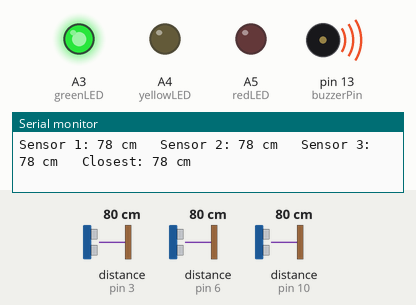
This sketch was run on a simulated Arduino Uno, built with avr-gcc and run on an emulated ATmega328P. On the bench: output pins drawn as LEDs (lit = HIGH), buzzer (waves = sounding), the last lines printed to the serial monitor. Wiring (inferred from the names in the program): 3 × ultrasonic range finder: trigger pin 2, echo pin 3 / trigger pin 5, echo pin 6 / trigger pin 9, echo pin 10. The inputs (shaded band) are chosen by the test bench; at power-on: distance to the obstacle (sensors on pin 3, pin 6, pin 10) 80 cm. The echo pulse lasts 58.3 µs per cm; pins used as bus, display or sensor lines are not drawn.

Above: at 1.57 s.
1.6 s: distance to the obstacle (sensor on pin 3) set to 54 cm
5.1 s: distance to the obstacle (sensor on pin 3) set to 47 cm
At 5.48 s:
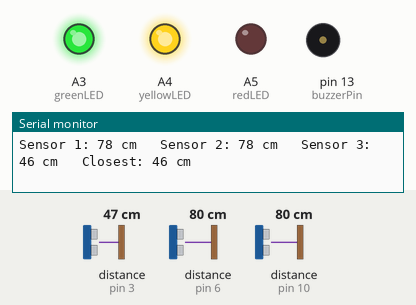
8.6 s: distance to the obstacle (sensor on pin 6) set to 24 cm
12.1 s: distance to the obstacle (sensor on pin 6) set to 20 cm
At 12.26 s:
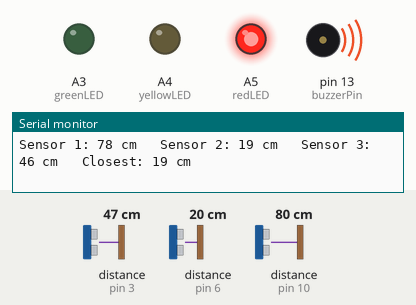
15.6 s: distance to the obstacle (sensor on pin 10) set to 2 cm
Timing chart, 0 to 23.6 s (numbered marks = the images above; inputs shaded):
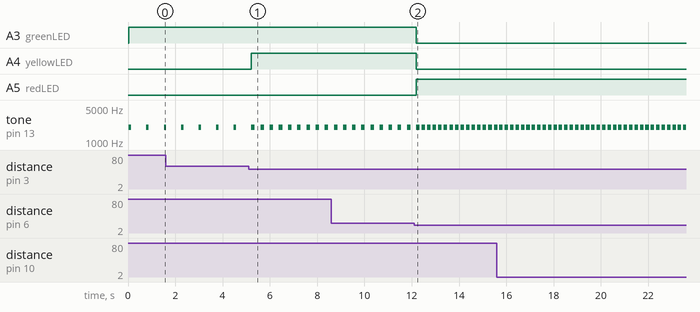

The sketch:

Arduino.ino
```cpp
// =====================================================
// 3 Ultrasonic Sensors + 1 Buzzer + RGB Warning LEDs
// Same buzzer frequency, faster beeping when closer
// =====================================================

// ---------- Ultrasonic Sensor 1 ----------
const int trig1 = 9;
const int echo1 = 10;

// ---------- Ultrasonic Sensor 2 ----------
const int trig2 = 5;
const int echo2 = 6;

// ---------- Ultrasonic Sensor 3 ----------
const int trig3 = 2;
const int echo3 = 3;

// ---------- Buzzer ----------
const int buzzerPin = 13;

// ---------- LEDs ----------
const int redLED = A5;
const int yellowLED = A4;
const int greenLED = A3;

// Same frequency for every distance
const int buzzerFrequency = 2000;

// -----------------------------------------------------
// Read distance from an ultrasonic sensor
// -----------------------------------------------------
long readDistance(int trigPin, int echoPin) {

  digitalWrite(trigPin, LOW);
  delayMicroseconds(2);

  digitalWrite(trigPin, HIGH);
  delayMicroseconds(10);

  digitalWrite(trigPin, LOW);

  // 30 ms timeout prevents the program getting stuck
  long duration = pulseIn(echoPin, HIGH, 30000);

  // No echo received
  if (duration == 0) {
    return 999;
  }

  long distance = duration * 0.034 / 2;

  return distance;
}

// -----------------------------------------------------
// Setup
// -----------------------------------------------------
void setup() {

  pinMode(trig1, OUTPUT);
  pinMode(echo1, INPUT);

  pinMode(trig2, OUTPUT);
  pinMode(echo2, INPUT);

  pinMode(trig3, OUTPUT);
  pinMode(echo3, INPUT);

  pinMode(buzzerPin, OUTPUT);

  pinMode(redLED, OUTPUT);
  pinMode(yellowLED, OUTPUT);
  pinMode(greenLED, OUTPUT);

  Serial.begin(9600);
}

// -----------------------------------------------------
// Main loop
// -----------------------------------------------------
void loop() {

  // Read all 3 sensors
  long distance1 = readDistance(trig1, echo1);
  delay(10);

  long distance2 = readDistance(trig2, echo2);
  delay(10);

  long distance3 = readDistance(trig3, echo3);

  // Find the CLOSEST object
  long closestDistance = min(distance1, min(distance2, distance3));

  // Print distances
  Serial.print("Sensor 1: ");
  Serial.print(distance1);
  Serial.print(" cm   ");

  Serial.print("Sensor 2: ");
  Serial.print(distance2);
  Serial.print(" cm   ");

  Serial.print("Sensor 3: ");
  Serial.print(distance3);
  Serial.print(" cm   ");

  Serial.print("Closest: ");
  Serial.print(closestDistance);
  Serial.println(" cm");


  // Turn all LEDs off first
  digitalWrite(redLED, LOW);
  digitalWrite(yellowLED, LOW);
  digitalWrite(greenLED, HIGH);


  // ===================================================
  // RED - VERY CLOSE
  // 0 to 20 cm
  // ===================================================

  if (closestDistance <= 20) {

    digitalWrite(redLED, HIGH);
    digitalWrite(greenLED, LOW);

    // Same 2000 Hz frequency
    // Very fast beeping
    tone(buzzerPin, buzzerFrequency);

    delay(150);

    noTone(buzzerPin);

    delay(50);
  }


  // ===================================================
  // YELLOW - MEDIUM DISTANCE
  // 21 to 50 cm
  // ===================================================

  else if (closestDistance <= 50) {

    digitalWrite(yellowLED, HIGH);

    // Same frequency
    // Faster beeping than green
    tone(buzzerPin, buzzerFrequency);

    delay(150);

    noTone(buzzerPin);

    delay(200);
  }


  // ===================================================
  // GREEN - FAR
  // 51 to 100 cm
  // ===================================================

  else if (closestDistance <= 100) {

    digitalWrite(greenLED, HIGH);

    // Same frequency
    // Slow beeping
    tone(buzzerPin, buzzerFrequency);

    delay(100);

    noTone(buzzerPin);

    delay(600);
  }


  // ===================================================
  // MORE THAN 100 cm
  // No warning
  // ===================================================

  else {

    noTone(buzzerPin);

    digitalWrite(redLED, LOW);
    digitalWrite(yellowLED, LOW);
    digitalWrite(greenLED, LOW);

    delay(100);
  }
}
```

Measured:
- the behaviour switches between 52 and 51 cm on distance to the obstacle (sensor on pin 3) (found by bisection; images 0 and 1)
- the behaviour switches between 22 and 21 cm on distance to the obstacle (sensor on pin 6) (found by bisection; images 1 and 2)
- after the input at 5.1 s, A4 (yellowLED): LOW → HIGH after 0.12 s; tone on pin 13 (buzzerPin): alternates 2000 Hz for 0.15 s and silent for 0.24 s, starting after 0.27 s
- after the input at 12.1 s, A3 (greenLED), A4 (yellowLED): HIGH → LOW after 0.09 s; A5 (redLED): LOW → HIGH after 0.09 s; tone on pin 13 (buzzerPin): alternates 2000 Hz for 0.15 s and silent for 0.09 s, starting after 0.32 s
- by itself, tone on pin 13 (buzzerPin): alternates 2000 Hz for 0.10 s and silent for 0.64 s
